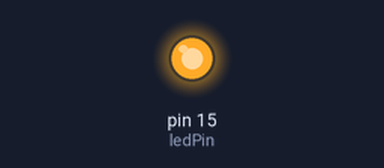
A sketch run on a simulated Arduino Uno, built with avr-gcc and run on an emulated ATmega328P. Shown: output pins drawn as LEDs (lit = HIGH).

Above: at 0.1 s.
Timing chart, 0 to 1.6 s (numbered marks = the images above):
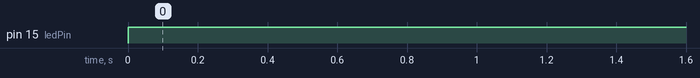

Measured:
- by itself, pin 15 (ledPin): LOW → HIGH at 0.00 s

The sketch:

Prender_un_led.ino
```cpp
int ledPin = 15;

void setup() {

  pinMode(ledPin, OUTPUT);
}

void loop() {
  digitalWrite(ledPin, HIGH);
  delay(1000);
}
```
